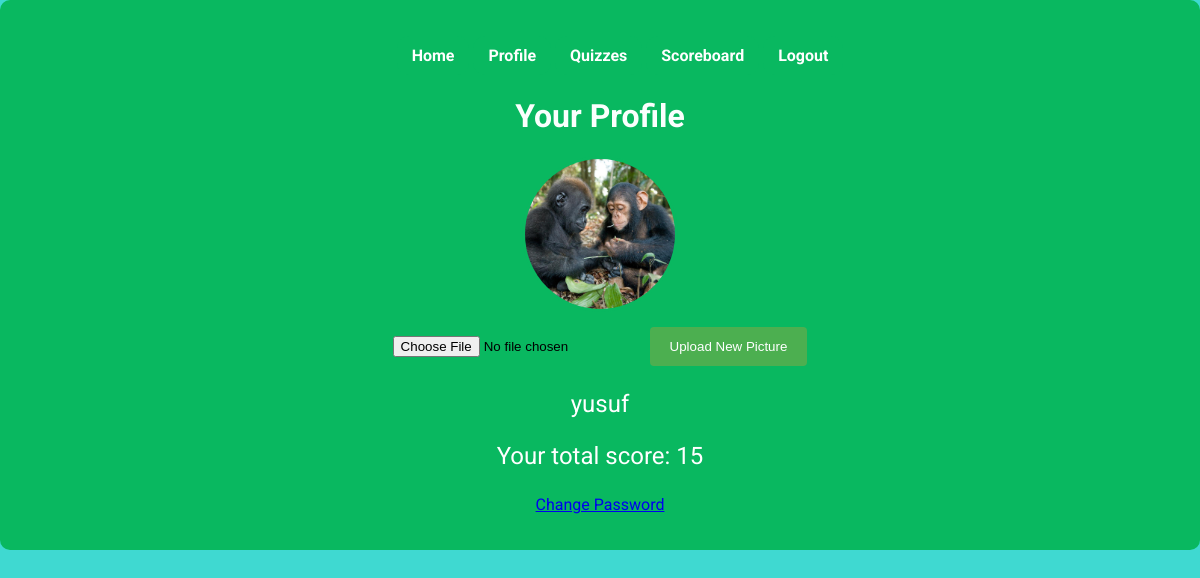
The app's page /user_profile (signed in) with its own data.
### tables this page shows
CREATE TABLE 'users' (user_id INTEGER PRIMARY KEY AUTOINCREMENT, username TEXT UNIQUE NOT NULL, password TEXT NOT NULL, score INTEGER, 'cumulative_score'  INTEGER DEFAULT 0 , profile_pic TEXT);

### bioboss.py (the view)
@app.route("/user_profile")
def user_profile():
    if 'user_id' not in session:
        return redirect("/login")
    user_id = session['user_id']
    db = get_db_connection()
    user = db.execute("SELECT * FROM users WHERE user_id = ?", (user_id,)).fetchone()
    db.close()
    if not user:
        return "User not found", 404
    return render_template("user_profile.html", user=user)

### bioboss.py (called while the page is built)
def get_db_connection():
    conn = sqlite3.connect("bioboss.db")
    conn.row_factory = sqlite3.Row
    return conn

### templates/user_profile.html (shortened to what this page needs)
{% from "navbar.html" import nav_bar %}
<!DOCTYPE html>
<html lang="en">
<head>
    <link href="{{ url_for('static', filename='style.css')}}" rel="stylesheet" />
</head>
<body>
    <div class="parent">
        <div class="header">
            {{ nav_bar() }}
            <h1>Your Profile</h1>
        </div>
        <div class="content">
            <img src="{{ url_for('static', filename='profile_pics/' + user.profile_pic) if user.profile_pic else url_for('static', filename='profile_pics/default.jpg') }}" alt="Profile Picture" class="profile-picture">
            <form action="{{ url_for('update_profile_pic') }}" method="post" enctype="multipart/form-data">
                <input type="file" name="profile_pic">
                <button type="submit">Upload New Picture</button>
            </form>
            <div class="user-info">
                <p>{{ user.username }}</p>
                <p>Your total score: {{ user.cumulative_score }}</p>
            </div>
            <p><a href="{{ url_for('change_password') }}">Change Password</a></p>
        </div>
    </div>
</body>
</html>

### static/style.css (style rules this page uses)
body, html { font-family: 'Roboto', sans-serif; background-color: #3fd9d1; font-size: 1rem; line-height: 1.2; margin: 0; text-align: center; }
.header { background-color: #09b860; color: #fafffd; }
h1, h2, h3, h4, h5, h6 { font-family: 'Roboto', sans-serif; font-weight: 700; }
button[type="submit"] { background-color: #4CAF50; color: white; padding: 12px 20px; border: none; border-radius: 4px; cursor: pointer; }
.profile-picture { width: 150px; height: 150px; border-radius: 50%; object-fit: cover; border: 3px solid #09b860; margin-bottom: 10px; }
.user-info { color: white; font-size: 1.5em; text-align: center; margin-bottom: 5px; }
.parent { background-color: #09b860; padding: 20px; border-radius: 10px; }

### records on screen
users: profile_pic (picture), username "yusuf", cumulative_score "15"
